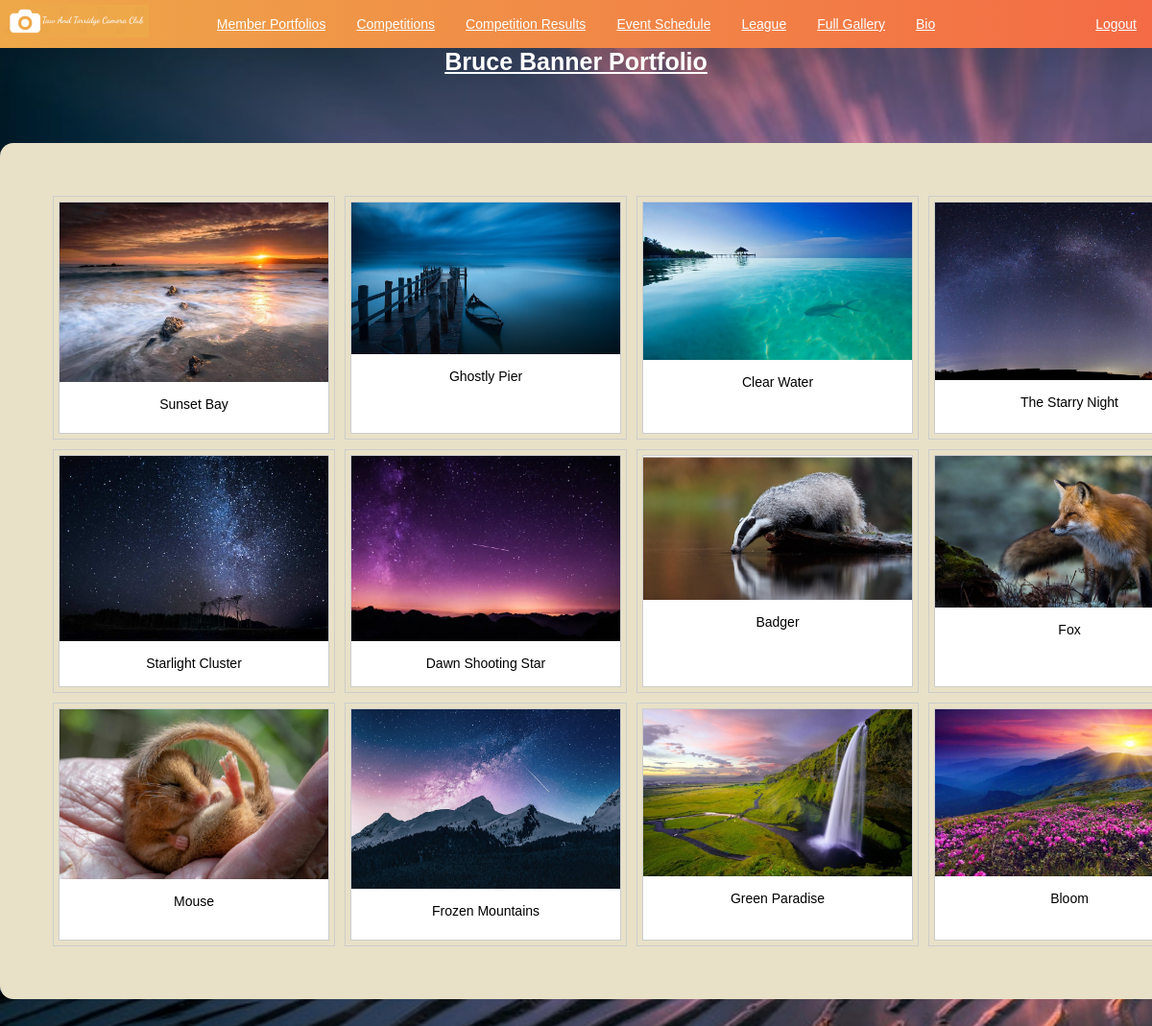
Page /b_banner_port.php on the committed database.
### tables this page shows
CREATE TABLE `tbl_images` (
  `fld_image_id` int(10) NOT NULL,
  `fld_image_title` varchar(50) NOT NULL,
  `fld_image_path` varchar(250) NOT NULL,
  `fld_image_votes` int(3) NOT NULL,
  `fld_image_points` int(2) NOT NULL,
  `fld_entry_id` int(10) NOT NULL,
  `fld_member_id` int(10) NOT NULL,
  `fld_competition_id` int(10) NOT NULL
);

### b_banner_port.php (the view, shortened to what this page needs)
<?php
    require_once 'config/conn.php';
    require_once 'functions.php';
?>
<html lang="en">
    <head>
        <link href="css/new_style.css" rel="stylesheet">
    </head>
    <body>
        <h2>Bruce Banner Portfolio</h2>
        <div class="main">
            <?php
                $sql = "SELECT * FROM `taw_and_torridge_cam_club_db`.`tbl_images` WHERE `fld_member_id` LIKE '64'";
                $result = mysqli_query($conn, $sql);
                if ($result && mysqli_num_rows($result) > 0) {
                    while ($rows = $result->fetch_assoc()) { ?>
                        <div class="gallery">
                            <div class="gallery">
                                <div class="card" style="width: 280px; height: 240px;">
                                    <img src="<?php echo $rows['fld_image_path']; ?>" alt="" width="600" height="400">
                                    <div class="card-body">
                                        <div class="desc"><?php echo $rows['fld_image_title'];?>
                                        </div>
                                    </div>
                                </div>
                            </div>
                        </div>
            <?php
                }
            }
            ?>
        </div>
    </body>
</html>

### css/new_style.css (style rules this page uses)
* { font-family: Arial, Helvetica, sans-serif; box-sizing: border-box; margin: 0; overflow: scroll; }
body { font-family: Arial, Helvetica, sans-serif; font-size: 14px; color: rgb(0, 0, 0); background-image: url("sand.png"); background-color: #f0f0f2; width: 100%; height: 100%; background-size: cover; content: ""; position: fixed; left: 0; right: 0; top: 0; bottom: 0; z-index: -1; display: block; }
div.main { width: 1345px; height: auto; margin: 5em auto; padding: 50px; background-color: #E8E1C7; border-radius: 1em; }
h2 { font-size:25px; font-weight:bold; Text-decoration: underline; text-align: center; color:rgb(255, 255, 255); font-family:Arial, Helvetica, sans-serif; }
div.gallery { margin: 5px; border: 1px solid #ccc; float: left; }
div.gallery img { width: 100%; height: auto; }
div.desc { padding: 15px; text-align: center; }
div.card { background: white; }

### rows in the picture
tbl_images: fld_image_path (picture), fld_image_title "Sunset Bay"
tbl_images: fld_image_path (picture), fld_image_title "Ghostly Pier"
tbl_images: fld_image_path (picture), fld_image_title "Clear Water"
tbl_images: fld_image_path (picture), fld_image_title "The Starry Night"
tbl_images: fld_image_path (picture), fld_image_title "Starlight Cluster"
tbl_images: fld_image_path (picture), fld_image_title "Dawn Shooting Star"
tbl_images: fld_image_path (picture), fld_image_title "Badger"
tbl_images: fld_image_path (picture), fld_image_title "Fox"
tbl_images: fld_image_path (picture), fld_image_title "Mouse"
tbl_images: fld_image_path (picture), fld_image_title "Frozen Mountains"
tbl_images: fld_image_path (picture), fld_image_title "Green Paradise"
tbl_images: fld_image_path (picture), fld_image_title "Bloom"
